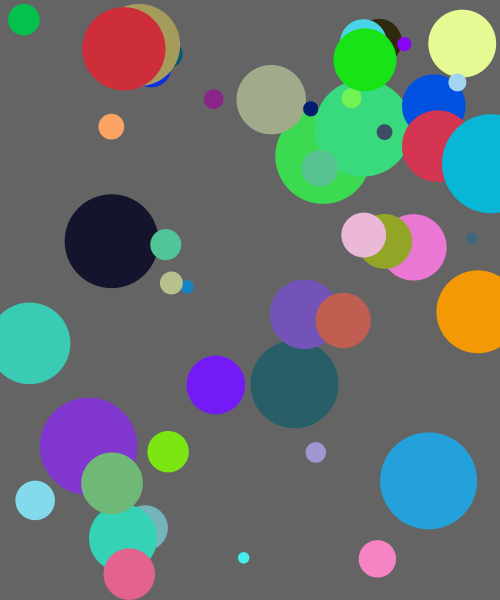
Frame 1 (no input)
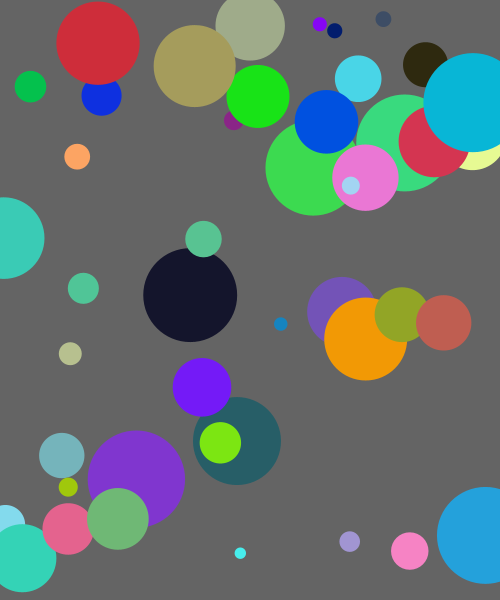
Frame 60 (the mouse pressed at the canvas centre just before this capture)
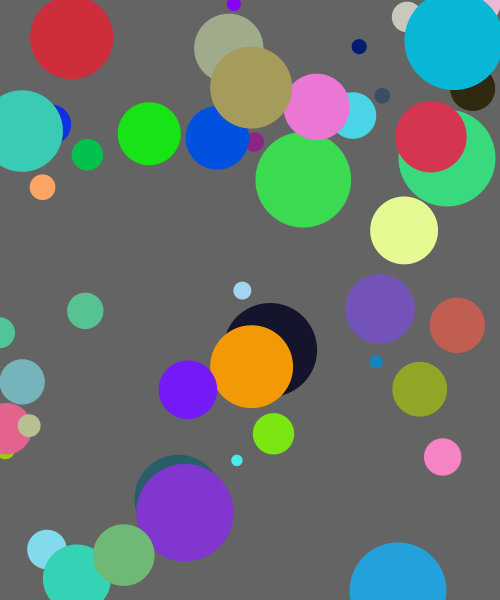
Frame 120 (the mouse held since frame 60 and released just before this capture)

The Processing sketch that drew these frames (run headless with seeded random() and noise(); from frame 60 on, the mouse is pressed at the canvas centre):

// Processing sketch: p05_12_ball_class_moreMethods
// ── p05_12_ball_class_moreMethods.pde
// IMA NYU Shanghai
// Interaction Lab


Ball[] balls;


void setup() {
  size(500, 600);
  noStroke();

  balls = new Ball[50];

  for (int i=0; i<balls.length; i++) {
    balls[i] = new Ball(random(width), random(height));
  }
}


void draw() {
  background(100);

  for (int i=0; i<balls.length; i++) {
    balls[i].move();
    balls[i].bounce();  // don't forget we have to call the function!
    balls[i].display();
  }
}


class Ball {
  float x, y, size;
  color clr;
  float xspeed, yspeed;

  Ball(float tempX, float tempY) {
    x = tempX;
    y = tempY;
    size = random(10, 100);
    clr = color(random(255), random(255), random(255));

    xspeed = random(-2, 2);
    yspeed = random(-2, 2);
  }

  void display() {
    fill(clr);
    ellipse(x, y, size, size);
  }

  // we can add more functions(methods)!!
  void move() {
    x += xspeed;
    y += yspeed;
  }

  void bounce() {
    if (x < 0) {
      xspeed = -xspeed;
    } else if (x > width) {
      xspeed = -xspeed;
    }
    if (y < 0) {
      yspeed = -yspeed;
    } else if (y > height) {
      yspeed = -yspeed;
    }
  }
}
